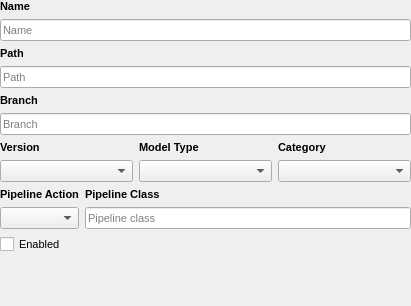
<?xml version="1.0" encoding="UTF-8"?>
<ui version="4.0">
 <class>model_form_widget</class>
 <widget class="QWidget" name="model_form_widget">
  <property name="geometry">
   <rect>
    <x>0</x>
    <y>0</y>
    <width>411</width>
    <height>306</height>
   </rect>
  </property>
  <property name="windowTitle">
   <string>Form</string>
  </property>
  <layout class="QGridLayout" name="gridLayout_3">
   <property name="leftMargin">
    <number>0</number>
   </property>
   <property name="topMargin">
    <number>0</number>
   </property>
   <property name="rightMargin">
    <number>0</number>
   </property>
   <property name="bottomMargin">
    <number>0</number>
   </property>
   <item row="0" column="0">
    <widget class="QLabel" name="label_5">
     <property name="font">
      <font>
       <pointsize>8</pointsize>
       <bold>true</bold>
      </font>
     </property>
     <property name="text">
      <string>Name</string>
     </property>
    </widget>
   </item>
   <item row="1" column="0">
    <widget class="QLineEdit" name="model_name">
     <property name="font">
      <font>
       <pointsize>8</pointsize>
      </font>
     </property>
     <property name="placeholderText">
      <string>Name</string>
     </property>
    </widget>
   </item>
   <item row="2" column="0">
    <widget class="QLabel" name="path_label">
     <property name="font">
      <font>
       <pointsize>8</pointsize>
       <bold>true</bold>
      </font>
     </property>
     <property name="text">
      <string>Path</string>
     </property>
    </widget>
   </item>
   <item row="3" column="0">
    <widget class="QLineEdit" name="path_line_edit">
     <property name="font">
      <font>
       <pointsize>8</pointsize>
      </font>
     </property>
     <property name="placeholderText">
      <string>Path</string>
     </property>
    </widget>
   </item>
   <item row="4" column="0">
    <widget class="QLabel" name="branch_label">
     <property name="font">
      <font>
       <pointsize>8</pointsize>
       <bold>true</bold>
      </font>
     </property>
     <property name="text">
      <string>Branch</string>
     </property>
    </widget>
   </item>
   <item row="5" column="0">
    <widget class="QLineEdit" name="branch_line_edit">
     <property name="font">
      <font>
       <pointsize>8</pointsize>
      </font>
     </property>
     <property name="placeholderText">
      <string>Branch</string>
     </property>
    </widget>
   </item>
   <item row="6" column="0">
    <layout class="QGridLayout" name="gridLayout_2">
     <item row="0" column="2">
      <widget class="QLabel" name="label">
       <property name="font">
        <font>
         <pointsize>8</pointsize>
         <bold>true</bold>
        </font>
       </property>
       <property name="text">
        <string>Category</string>
       </property>
      </widget>
     </item>
     <item row="1" column="0">
      <widget class="QComboBox" name="versions">
       <property name="font">
        <font>
         <pointsize>8</pointsize>
        </font>
       </property>
      </widget>
     </item>
     <item row="0" column="0">
      <widget class="QLabel" name="label_7">
       <property name="font">
        <font>
         <pointsize>8</pointsize>
         <bold>true</bold>
        </font>
       </property>
       <property name="text">
        <string>Version</string>
       </property>
      </widget>
     </item>
     <item row="1" column="2">
      <widget class="QComboBox" name="category">
       <property name="font">
        <font>
         <pointsize>8</pointsize>
        </font>
       </property>
      </widget>
     </item>
     <item row="0" column="1">
      <widget class="QLabel" name="label_4">
       <property name="font">
        <font>
         <pointsize>8</pointsize>
         <bold>true</bold>
        </font>
       </property>
       <property name="text">
        <string>Model Type</string>
       </property>
      </widget>
     </item>
     <item row="1" column="1">
      <widget class="QComboBox" name="model_type"/>
     </item>
    </layout>
   </item>
   <item row="7" column="0">
    <layout class="QGridLayout" name="gridLayout">
     <item row="0" column="0">
      <widget class="QLabel" name="label_2">
       <property name="font">
        <font>
         <pointsize>8</pointsize>
         <bold>true</bold>
        </font>
       </property>
       <property name="text">
        <string>Pipeline Action</string>
       </property>
      </widget>
     </item>
     <item row="0" column="1">
      <widget class="QLabel" name="label_3">
       <property name="font">
        <font>
         <pointsize>8</pointsize>
         <bold>true</bold>
        </font>
       </property>
       <property name="text">
        <string>Pipeline Class</string>
       </property>
      </widget>
     </item>
     <item row="1" column="0">
      <widget class="QComboBox" name="pipeline_action">
       <property name="font">
        <font>
         <pointsize>8</pointsize>
        </font>
       </property>
      </widget>
     </item>
     <item row="1" column="1">
      <widget class="QLineEdit" name="pipeline_class_line_edit">
       <property name="font">
        <font>
         <pointsize>8</pointsize>
        </font>
       </property>
       <property name="placeholderText">
        <string>Pipeline class</string>
       </property>
      </widget>
     </item>
    </layout>
   </item>
   <item row="8" column="0">
    <widget class="QCheckBox" name="enabled">
     <property name="font">
      <font>
       <pointsize>8</pointsize>
      </font>
     </property>
     <property name="text">
      <string>Enabled</string>
     </property>
    </widget>
   </item>
   <item row="9" column="0">
    <spacer name="verticalSpacer">
     <property name="orientation">
      <enum>Qt::Vertical</enum>
     </property>
     <property name="sizeHint" stdset="0">
      <size>
       <width>20</width>
       <height>40</height>
      </size>
     </property>
    </spacer>
   </item>
  </layout>
 </widget>
 <resources/>
 <connections/>
</ui>
